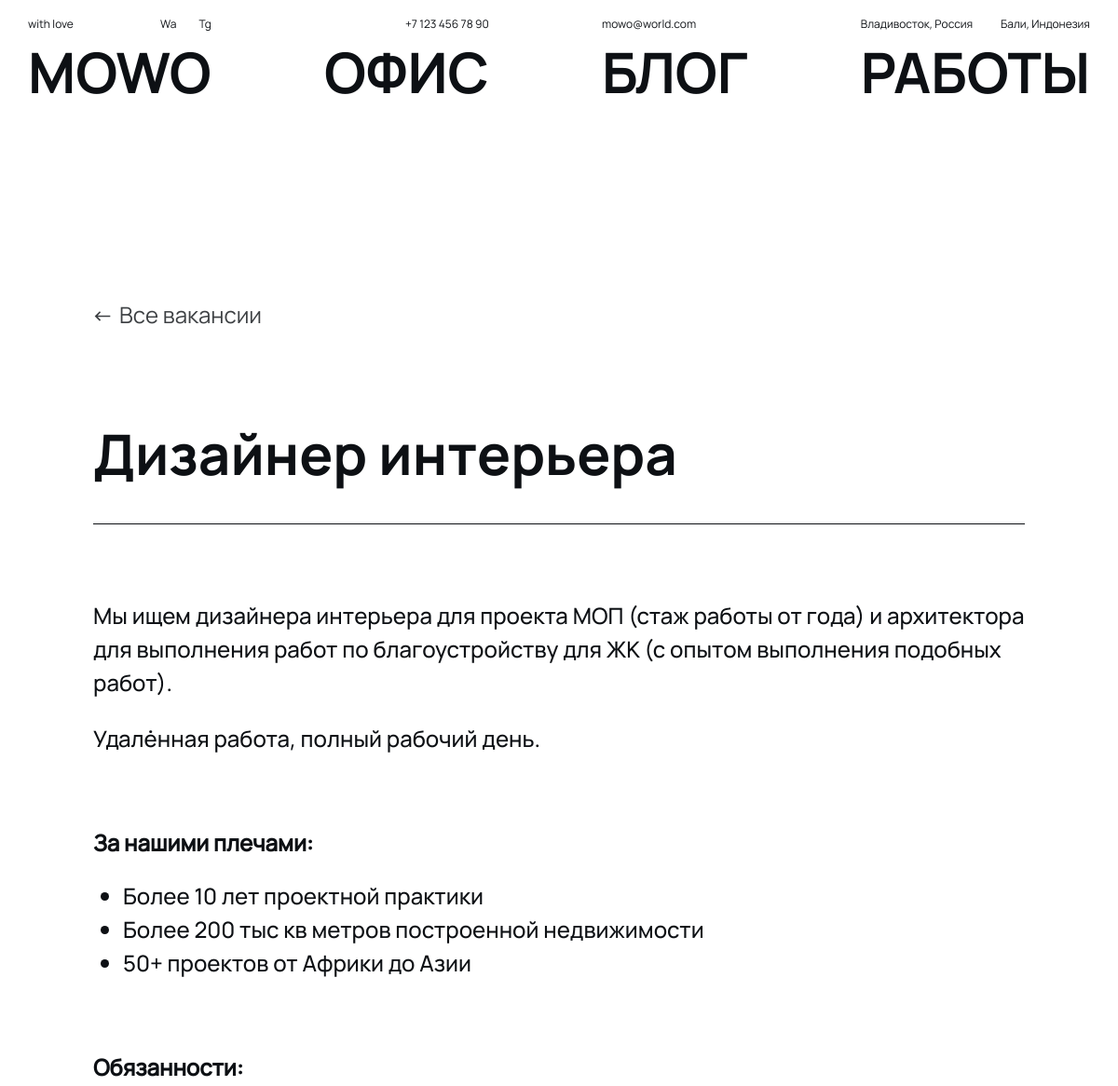
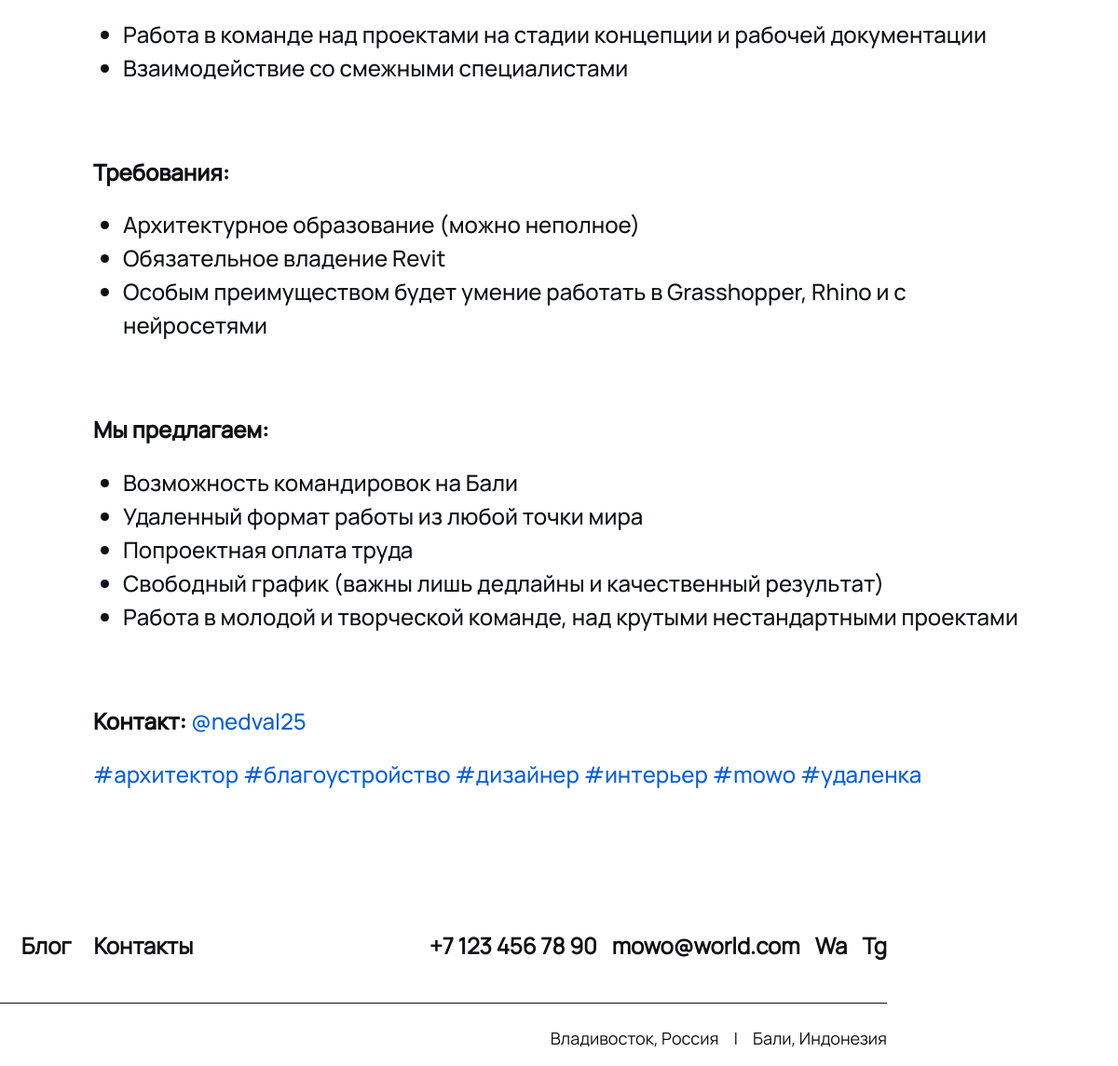
The app's page /vacancies/main-architect/ with its own data (2 pictures, top to bottom).
### apps/about_app/models.py (models this page shows, shortened)
class Contact(models.Model):
    name = models.CharField(max_length=255, verbose_name='наименование')
    url = models.CharField(max_length=255, verbose_name='ссылка')
    class Meta:
        verbose_name = "контакт"
        verbose_name_plural = "контакты"

class Vacancies(models.Model):
    name = models.CharField(max_length=255, verbose_name='имя')
    content = models.TextField(
        verbose_name="описание вакансии",
        help_text='поддерживается markdown'
    )
    slug = models.SlugField(verbose_name='ссылка для вакансии', help_text='например, main-architect')
    class Meta:
        verbose_name = "вакансия"
        verbose_name_plural = "вакансии"

### pages/about/views.py (the view)
# urls.py: path('vacancies/<str:slug>/', VacanciesView.as_view(), name="vacancies-page"),
class VacanciesView(DetailView):
    template_name = "about/vacancies-page.html"
    success_url = "/"
    model = Vacancies
    slug_url_kwarg = 'slug'
    context_object_name = 'vacancie'
    def get_context_data(self, **kwargs) -> dict[str, Any]:
        context = super().get_context_data(**kwargs)
        context["title"] = 'Mowo'
        context["description"] = ''
        return context

### pages/about/templatetags/markdown_filters.py (called while the page is built)
@register.filter(name='markdown')
def markdown_format(text: str):
    extensions = ['markdown.extensions.tables']
    return mark_safe(markdown.markdown(text, extensions=extensions))

### utils/context_processors.py (called while the page is built)
def get_base_context(request):
    phone = Contact.objects.get(name="Номер телефона").url
    phone_url = phone.replace(' ', '')
    context = {
        "phone": phone,
        "phone_url": phone_url,
        "email":Contact.objects.get(name="Почта").url,
        "tg_url": Contact.objects.get(name="tg").url,
        "whatsapp": Contact.objects.get(name="wa").url
   }
    return context

### pages/about/templates/about/vacancies-page.html (shortened to what this page needs)
{% extends 'base.html' %}
{% load markdown_filters %}
{%load static%}
{%block style%}
    <link rel="stylesheet" type="text/css" href="{%static 'css/vacancies-page.css'%}" />
    <link rel="stylesheet" type="text/css" href="{%static 'css/white-back.css'%}" />
{%endblock%}
{%block content%}
<section id="vacancies" class="mini-container first-page-block">
    <div class="bread d-flex">
        <ul>
            <li itemprop="itemListElement" itemscope="" itemtype="http://schema.org/ListItem" class="d-flex align-items-center gap-2">
                <span><svg xmlns="http://www.w3.org/2000/svg" width="20" height="21" viewBox="0 0 20 21" fill="none">
                    <path d="M18.3319 9.66618L18.332 11.3328L4.85545 11.3328L8.14686 14.6242L6.96837 15.8027L1.66503 10.4994L6.96837 5.19609L8.14687 6.37468L4.85536 9.66609L18.3319 9.66618Z" fill="#0D1014CC"/>
                    </svg>
                </span>
                <a itemprop="item" href="/office#office-vacancies">Все вакансии</a>
        </ul>
    </div>
    <h1>{{vacancie.name}}</h1>
    <div class="vacancie-content">
        {{vacancie.content|markdown}}
    </div>
</section>
{%endblock%}

### templates/base.html (shortened to what this page needs)
{%load static%}
<!DOCTYPE html>
<html lang="en">
<head>
    <link href="https://cdn.jsdelivr.net/npm/bootstrap@5.2.3/dist/css/bootstrap.min.css" rel="stylesheet"
>
    <link type="text/css" href="{%static 'css/base.css' %}" rel="stylesheet" />
    <link type="text/css" href="{%static 'css/header-footer.css' %}" rel="stylesheet" />
    <link rel="stylesheet" href="https://use.typekit.net/lsf5xpv.css">
    {%block style%}
    {%endblock%}
</head>
<body style="background-color: black;">
    <div class="main-content">
         <header class="position-fixed pb-4 w-100 top-0 headerAnimation" style="background-color: transparent; z-index: 10000;">
            <div class="w-100">
                <div class="custom-container d-flex justify-content-between">
                    <div>
                        <div class="d-flex header-top justify-content-between">
                            <p class="mb-0">with love</p>
                            <div class="d-flex gap-4">
                                <a href="{{whatsapp}}" target="_blank">Wa</a>
                                <a href="{{tg_url}}" target="_blank">Tg</a>
                            </div>
                        </div>
                        <a href="/v4" class="{%if request.path != '/v4'%} item-top {%endif%} hover-this"><span {%if request.path == '/v4'%} style="color: #FF0000;" {%endif%}>MOWO</span></a>
                    </div>
                    <div>
                        <div class="d-flex gap-4 header-top justify-content-end">
                            <a href="tel:{{phone_url}}"><span>{{phone}}</span></a>
                        </div>
                        <a href="/office" class="{%if request.path != '/office'%} item-top {%endif%} hover-this"><span {%if request.path == '/office'%} style="color: #FF0000;" {%endif%}>ОФИС</span></a>
                    </div>
                    <div>
                        <div class="d-flex gap-4 header-top">
                            <a href="mailto:{{email}}"><span>{{email}}</span></a>
                        </div>
                        <a href="/blog/article/1" class="{%if request.path != '/blog'%} item-top {%endif%} hover-this"><span {%if request.path == '/blog'%} style="color: #FF0000;" {%endif%}>БЛОГ</span></a>
                    </div>
                    <div>
                        <div class="d-flex justify-content-between header-group-3 header-top">
                            <a href=""><span>Владивосток, Россия</span></a>
                            <a href=""><span>Бали, Индонезия</span></a>
                        </div>
                        <a href="/portfolio" class="{%if request.path != '/portfolio'%} item-top {%endif%} hover-this"><span {%if request.path == '/portfolio'%} style="color: #FF0000;" {%endif%}>РАБОТЫ</span></a>
                    </div>
                </div>
            </div>
        </header>
        {%block content%}
        {%endblock%}
        <footer class="position-relative">
            <div class="position-absolute w-100 footer-text" style="bottom: 50px;">
                <div class="footer-top d-flex justify-content-between align-items-center">
                    <div class="d-flex justify-content-between  align-items-center gap-4">
                        <div class="footer-links gap-4 d-flex">
                            <a href="/blog" class="d-block">Блог</a>
                            <a href="/contacts" class="d-block">Контакты</a>
                        </div>
                    </div>
                    <div class="d-flex gap-3  align-items-center">
                        <a href="tel:{{phone_url}}">{{phone}}</a>
                        <a href="mailto:{{email}}"> {{email}}</a>
                        <a href="{{whatsapp}}">Wa</a>
                        <a href="{{tg_url}}">Tg</a>
                    </div>
                </div>
                <div class="footer-bottom">
                    <div class="d-flex justify-content-between">
                        <div class="footer-links gap-3 d-flex">
                            <p>Владивосток, Россия</p>
                            <p>|</p>
                            <p>Бали, Индонезия</p>
                        </div>
                    </div>
                </div>
            </div>
        </footer>
    </div>
</body>
</html>

### static/css/base.css (style rules this page uses)
body { color: rgba(255, 255, 255, 1); font-family: 'Hauora' !important; }
a { color: rgba(255, 255, 255, 1); text-decoration: none; }
.custom-container { max-width: 1700px; margin: 0 auto; width: 95%; }
.first-page-block { margin-top: 320px !important; }
footer::after { content: ""; position: absolute; width: 100%; height: 100%; top: 0; left: 0; background: linear-gradient(0deg, rgba(0, 0, 0, 0.4), rgba(0, 0, 0, 0.4)), linear-gradient(180.06deg, #000000 0.05%, rgba(0, 0, 0, 0) 99.95%); }
footer { font-size: 24px; }
.footer-text { max-width: 1700px; left: calc(((100vw - 1680px) / 2) - 8px); z-index: 2; }
.mini-container { max-width: 1000px; margin: 0 auto; width: 95%; }
.header-top { padding-top: 17px; font-size: 24px; color: rgba(255, 255, 255, 0.8); padding-bottom: 12px; }
.header-top a { color: rgba(255, 255, 255, 0.8); }
.hover-this { transition: all 0.3s ease; }
.hover-this span { display: inline-block; font-family: 'Russo One', sans-serif; font-weight: 400; color: #fff; font-size: 36px; text-transform: uppercase; pointer-event: none; transition: transform 0.1s linear; line-height: 100%; }
.hover-this span { font-size: 112px; font-weight: 800; font-family: 'Hauora Bold'; }
.footer-top { padding-bottom: 35px; margin-bottom: 24px; border-bottom: 1px solid #FFFFFF26; }
.footer-bottom { color: #9D9D9DCC; font-size: 18px; }
.bread li { display: initial; }
.bread ul { padding-left: 0; }
.bread a { font-size: 24px; }

### static/css/header-footer.css (style rules this page uses)
@media (max-width:1670px) { .hover-this span { font-size: 95px; } }
@media (max-width:1670px) { .header-top { font-size: 20px; } }
@media (max-width:1400px) { .hover-this span { font-size: 80px; } }
@media (max-width:1400px) { .header-top { font-size: 16px; } }
@media (max-width:1200px) { .hover-this span { font-size: 60px; } }
@media (max-width:1200px) { .header-top { font-size: 12px; } }

### static/css/vacancies-page.css (style rules this page uses)
h1 { font-family: 'Hauora Bold'; font-weight: 700; font-size: 60px; line-height: 70px; letter-spacing: -1%; padding-bottom: 40px; border-bottom: 1px solid #0D1014; margin: 80px 0; }
.vacancie-content { font-family: 'Hauora Medium'; font-weight: 500; font-size: 24px; }
.vacancie-content p { margin-top: 24px; }
.vacancie-content h4 { font-weight: 700; margin-top: 80px; }
.vacancie-content ul { margin-top: 24px; }
.vacancie-content a { color: #0D60CD; font-weight: 500; }

### static/css/white-back.css (style rules this page uses)
footer::after, .footer-background { display: none; }
footer .position-absolute { position: relative !important; bottom: 0 !important; }
footer { margin-top: 140px; }
body { color: #0D1014; font-family: 'Hauora Regular' !important; background-color: #FFFFFF !important; }
.hover-this span, .header-top a, .header-top { color: #0D1014; }
.footer-text { margin-top: 140px; color: #0D1014 !important; }
.footer-text a { color: #0D1014 !important; font-weight: 700; }
.footer-top { border-bottom: 1px solid #0D1014; }
.footer-bottom { color: #0D1014 !important; }
a { color: #0D1014; text-decoration: none; }
.bread a { color: #0D1014CC; }

### records on screen
Contact: url "+7 123 456 78 90"
Contact: url "mowo@world.com"
Vacancies: name "Дизайнер интерьера", content "Мы ищем дизайнера интерьера для проекта МОП (стаж работы от года) и архитектора для выполнения работ по благоустройству для ЖК (с опытом выполнения подобных работ). Удалённая работа, полный рабочий день. За нашими плечами: Более 10 лет проектной практики Более 200 тыс кв метров построенной недвижимости 50+ проектов от Африки до Азии Обязанности: Работа в команде над проектами на стадии концепции и рабочей документации Взаимодействие со смежными специалистами Требования: Архитектурное образование (можно неполное) Обязательное владение Revit Особым преимуществом будет умение работать в Grasshopper, Rhino и с нейросетями Мы предлагаем: Возможность командировок на Бали Удаленный формат работы…"
